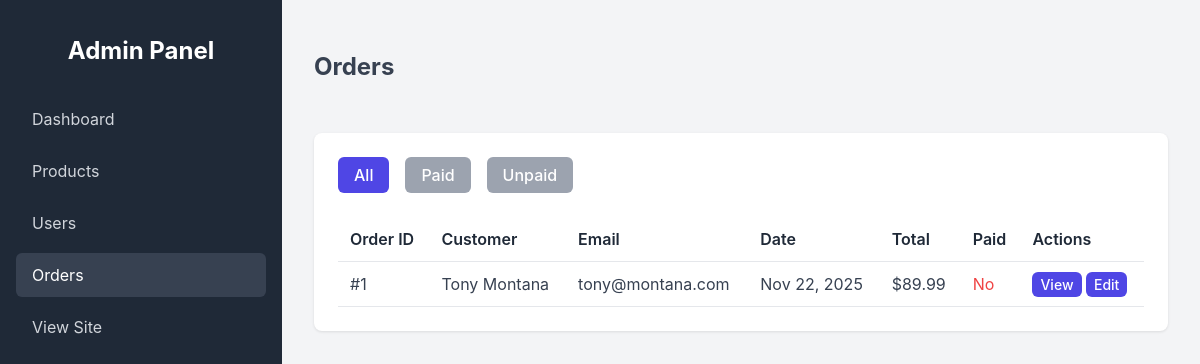
/custom-admin/orders/ (signed in), run on an earlier commit of the app's database.
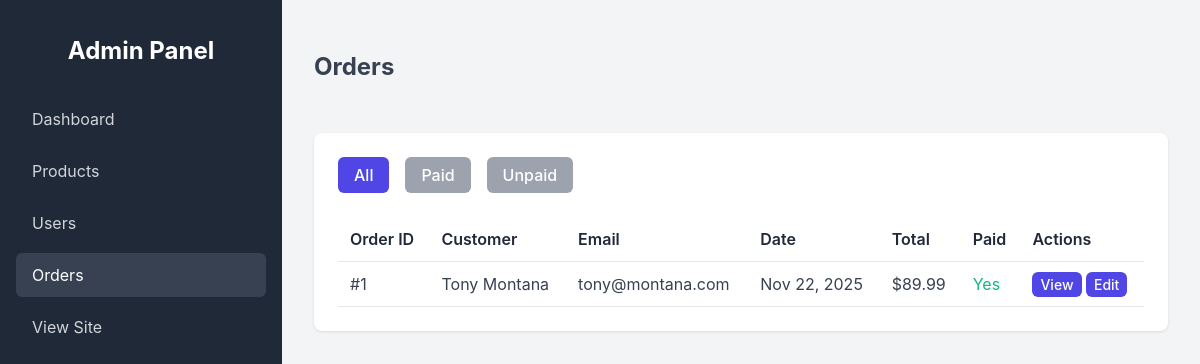
And on a later commit of the database.
### orders/models.py (models this page shows, shortened)
class Order(models.Model):
    user = models.ForeignKey(User, on_delete=models.SET_NULL, null=True, blank=True, related_name='orders')
    first_name = models.CharField(max_length=50)
    last_name = models.CharField(max_length=50)
    email = models.EmailField()
    address = models.CharField(max_length=250)
    postal_code = models.CharField(max_length=20)
    city = models.CharField(max_length=100)
    created = models.DateTimeField(auto_now_add=True)
    updated = models.DateTimeField(auto_now=True)
    paid = models.BooleanField(default=False)
    class Meta:
        ordering = ['-created']
        indexes = [
            models.Index(fields=['-created']),
        ]
    def get_total_cost(self):
        return sum(item.get_cost() for item in self.items.all())

class OrderItem(models.Model):
    order = models.ForeignKey(Order,
                              related_name='items',
                              on_delete=models.CASCADE)
    product = models.ForeignKey(Product,
                                related_name='order_items',
                                on_delete=models.CASCADE)
    price = models.DecimalField(max_digits=10,
                                decimal_places=2)
    quantity = models.PositiveIntegerField(default=1)
    def get_cost(self):
        return self.price * self.quantity

### custom_admin/views.py (the view)
# urls.py: path('orders/', views.OrderListView.as_view(), name='order_list'),
@method_decorator(staff_member_required, name='dispatch')
class OrderListView(ListView):
    model = Order
    template_name = 'custom_admin/order/list.html'
    context_object_name = 'orders'
    paginate_by = 10
    def get_queryset(self):
        queryset = super().get_queryset()
        paid = self.request.GET.get('paid')
        if paid == 'true':
            queryset = queryset.filter(paid=True)
        elif paid == 'false':
            queryset = queryset.filter(paid=False)
        return queryset

### cart/context_processors.py (called while the page is built)
def cart(request):
    return {'cart': Cart(request)}

### custom_admin/templates/custom_admin/order/list.html (shortened to what this page needs)
{% extends "custom_admin/base.html" %}
{% block content %}
<div class="header">
    <h2>Orders</h2>
</div>
<div class="card">
    <div style="margin-bottom: 1.5rem; display: flex; gap: 1rem;">
        <a href="?paid=all" class="btn btn-primary"
            style="background-color: {% if not request.GET.paid or request.GET.paid == 'all' %}var(--primary-color){% else %}#9ca3af{% endif %};">All</a>
        <a href="?paid=true" class="btn btn-primary"
            style="background-color: {% if request.GET.paid == 'true' %}var(--primary-color){% else %}#9ca3af{% endif %};">Paid</a>
        <a href="?paid=false" class="btn btn-primary"
            style="background-color: {% if request.GET.paid == 'false' %}var(--primary-color){% else %}#9ca3af{% endif %};">Unpaid</a>
    </div>
    <table>
        <thead>
            <tr>
                <th>Order ID</th>
                <th>Customer</th>
                <th>Email</th>
                <th>Date</th>
                <th>Total</th>
                <th>Paid</th>
                <th>Actions</th>
            </tr>
        </thead>
        <tbody>
            {% for order in orders %}
            <tr>
                <td>#{{ order.id }}</td>
                <td>{{ order.first_name }} {{ order.last_name }}</td>
                <td>{{ order.email }}</td>
                <td>{{ order.created|date:"M d, Y" }}</td>
                <td>${{ order.get_total_cost }}</td>
                <td>
                    {% if order.paid %}
                    <span style="color: var(--success);">Yes</span>
                    {% else %}
                    <span style="color: var(--danger);">No</span>
                    {% endif %}
                </td>
                <td>
                    <a href="{% url 'custom_admin:order_detail' order.id %}" class="btn btn-primary"
                        style="padding: 0.25rem 0.5rem; font-size: 0.875rem;">View</a>
                    <a href="{% url 'custom_admin:order_edit' order.id %}" class="btn btn-primary"
                        style="padding: 0.25rem 0.5rem; font-size: 0.875rem;">Edit</a>
                </td>
            </tr>
            {% empty %}
            <tr>
                <td colspan="7" style="text-align: center;">No orders found.</td>
            </tr>
            {% endfor %}
        </tbody>
    </table>
</div>
{% endblock %}

What changed in the data, as far as the page shows it:
changed Order "Tony": paid "No" → "Yes"
